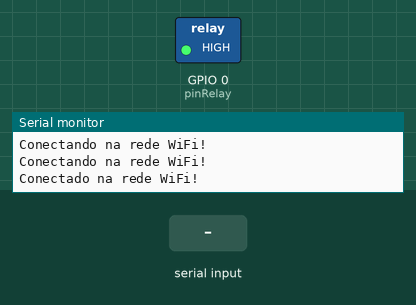
This sketch was run on a simulated ESP8266 (NodeMCU). Parts: switched loads named in the sketch (green lamp = pin HIGH), the last lines printed to the serial monitor. Inputs (shaded band) come from the test bench. WiFi joins after 1.5 s; servers stay silent unless stated.

Above: at 2.7 s.
2.8 s: "1" received over Serial
At 3.3 s:
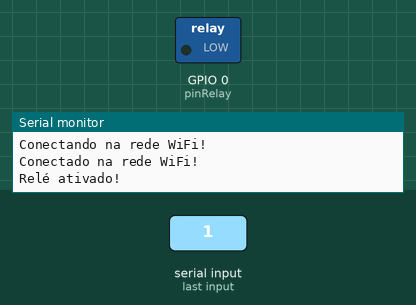
4.3 s: "0" received over Serial
At 5.6 s:
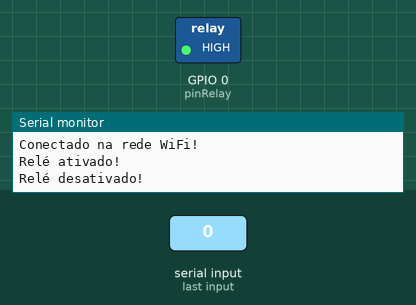
Timing chart, 0 to 7.3 s (numbered marks = the images above; inputs shaded):
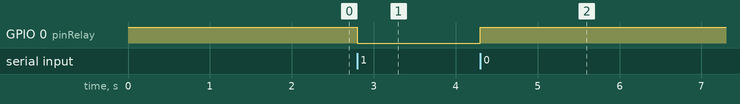

Measured:
- after the input at 2.8 s, GPIO 0 (pinRelay): HIGH → LOW at once
- after the input at 4.3 s, GPIO 0 (pinRelay): LOW → HIGH at once

The sketch:

gate.ino
```cpp
const int pinRelay = 0;

const char* ssid = "azak0";
const char* password = "obrigado";

/* INICIALIZA O Wifi
   e o cliente http
   Todas as variáveis abaixo são referentes ao wifi e ao delay entre os acessos a internet
*/

// #include <WiFi.h>
#include <ESP8266WiFi.h>
#include "SinricPro.h"
#include "SinricProSwitch.h"

WiFiClient client;

#define APP_KEY ""
#define APP_SECRET ""
#define SWITCH_ID  ""

/*
 * Setup
 */

void setup() {
  Serial.begin(115200);
  pinMode(pinRelay, OUTPUT);
  //inicia o rele desligado
  digitalWrite(pinRelay, HIGH);

    WiFi.begin(ssid, password);

    int i = 0;
    while (WiFi.status() != WL_CONNECTED) {

      delay(500);
      Serial.println("Conectando na rede WiFi!");
    }
    Serial.println("Conectado na rede WiFi!");
  setupSinricPro();
}

//========================================================================

void loop() {

  if (Serial.available() > 0) {
    // Leitura do dado recebido
    char command = Serial.read();

    // Verifique o comando recebido
    if (command == '1') {
      // Ative o relé
      digitalWrite(pinRelay, LOW);
      Serial.println("Relé ativado!");
    } else if (command == '0') {
      // Desative o relé
      digitalWrite(pinRelay, HIGH);
      Serial.println("Relé desativado!");
    }
  }

  SinricPro.handle();

}

/*
 * funções
 */
void setupSinricPro()
{
  SinricProSwitch& mySwitch = SinricPro[SWITCH_ID];
  mySwitch.onPowerState(onPowerState);
  SinricPro.begin(APP_KEY, APP_SECRET);
}

bool onPowerState(const String &deviceId, bool &state) {
  //Serial.println("Dispositivo acionado: " + state ? "on":"off");
  Serial.printf("Interruptor %s agora está %s \r\n", deviceId.c_str(), state?"on":"off");
  digitalWrite(pinRelay, LOW);
  delay(1000);
  digitalWrite(pinRelay, HIGH);
  // get Switch device back
  SinricProSwitch& mySwitch = SinricPro[SWITCH_ID];
  mySwitch.sendPowerStateEvent(0); // send the new powerState to SinricPro server**
  return true; // indicate that callback handled correctly

}
```
